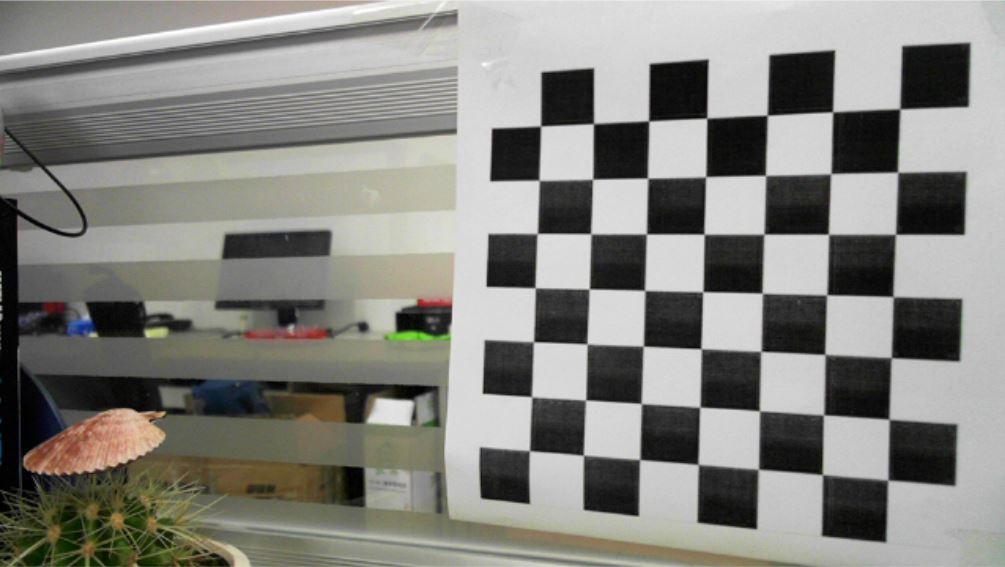
#> input picture img/calib/chessboard.JPG, 1005 x 567 px; its folder holds only this picture in this run
$ python calibration.py
#> lines starting #> are read from the running program, lines starting #| are printed output that depends on the picture; after the words box and inside, x2 and y2 are one past the last pixel; in counts of white or black regions, pixels touching at a corner belong together; long printed decimals are rounded
import numpy as np
import cv2 as cv
import glob

# images = cv.imdecode(np.fromfile("E:/PyCharm Community Edition 2020.1.1/IP/img/chessboard.jpg", dtype=np.uint8), -1)
# cv.imshow("building", original)
# cv.waitKey(0)


# 找棋盘格角点
# 阈值
criteria = (cv.TERM_CRITERIA_EPS + cv.TERM_CRITERIA_MAX_ITER, 30, 0.001)
# 棋盘格模板规格
w = 7
h = 7
# 世界坐标系中的棋盘格点,例如(0,0,0), (1,0,0), (2,0,0) ....,(8,5,0)，去掉Z坐标，记为二维矩阵
objp = np.zeros((w * h, 3), np.float32)
objp[:, :2] = np.mgrid[0:w, 0:h].T.reshape(-1, 2)
# 储存棋盘格角点的世界坐标和图像坐标对
objpoints = []  # 在世界坐标系中的三维点
imgpoints = []  # 在图像平面的二维点

images = glob.glob('E:/PyCharm Community Edition 2020.1.1/IP/img/calib/*.jpg')


def draw(image, corner, imgpts):
    corner = tuple(corner[0].ravel())
    image = cv.line(image, corner, tuple(imgpts[0].ravel()), (255, 0, 0), 5)
    image = cv.line(image, corner, tuple(imgpts[1].ravel()), (0, 255, 0), 5)
    image = cv.line(image, corner, tuple(imgpts[2].ravel()), (0, 0, 255), 5)
    return image


for fname in images:
    img = cv.imread(fname)
#> img is the input picture: shape (567, 1005, 3); mean B, G, R 127, 132.3, 132.9
    gray = cv.cvtColor(img, cv.COLOR_BGR2GRAY)
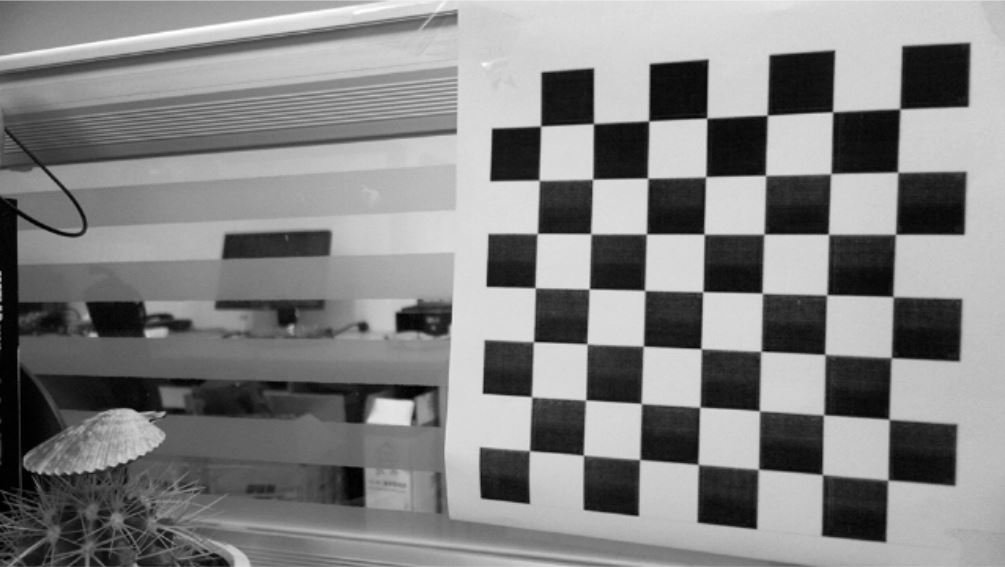
#> gray: shape (567, 1005); min 0, max 255, mean 131.9
    # 找到棋盘格角点
    ret, corners = cv.findChessboardCorners(gray, (w, h), None)
#> ret = True; corners = 49 rows, first 8: [899.5, 109], [897.5, 172.1], [895.6, 234.1], [892.9, 296.5], [891.6, 357.5], [888.9, 419.2], [888, 479.7], [832.4, 111.7]
    # 如果找到足够点对，将其存储起来
    if ret == True:
        cv.cornerSubPix(gray, corners, (11, 11), (-1, -1), criteria)
        objpoints.append(objp)
        imgpoints.append(corners)
        # 将角点在图像上显示
        cv.drawChessboardCorners(img, (w, h), corners, ret)
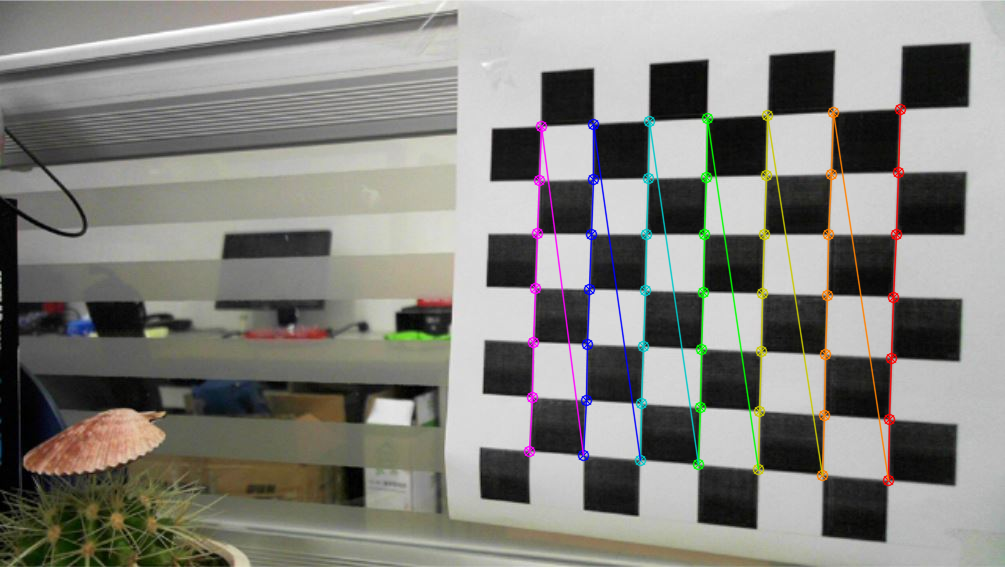
#> img: shape (567, 1005, 3); 3.07% of pixels changed, all inside (x1, y1, x2, y2) = (523, 103, 907, 487)
        cv.imshow('findCorners', img)
        cv.waitKey(0)
    cv.destroyAllWindows()

    # 标定
    ret, mtx, dist, rvecs, tvecs = cv.calibrateCamera(objpoints, imgpoints, gray.shape[::-1], None, None)
#> ret = 0.562; mtx = [[2897.1, 0, 578.8], [0, 1980, 173.4], [0, 0, 1]]; dist = [[2.25, -60.89, -0.072, -0.0342, 717.2]]; rvecs = ([0.621, 0.69, 1.47],); tvecs = ([3.52, -0.995, 32.15],)
    print("Camera Matrix : \n") # 内参矩阵
    print(mtx)
#| [[2.89707906e+03 0.00000000e+00 5.78790970e+02]
#|  [0.00000000e+00 1.98001880e+03 1.73409906e+02]
#|  [0.00000000e+00 0.00000000e+00 1.00000000e+00]]
    print("Distortion Parameters : \n")
    print(dist)
#| [[ 2.25228231e+00 -6.08911877e+01 -7.19880406e-02 -3.41577741e-02
#|    7.17168357e+02]]
    print("Rotation Vectors : \n")
    print(rvecs)
#| (array([[0.6209],
#|        [0.6899   ],
#|        [1.468]]),)
    print("Translate Vectors: \n")
    print(tvecs)
#| (array([[ 3.521],
#|        [-0.9948],
#|        [32.152]]),)

# # 去畸变
# img2 = cv.imread('calib/00169.png')
# h, w = img2.shape[:2]
# newcameramtx, roi = cv.getOptimalNewCameraMatrix(mtx, dist, (w, h), 0, (w, h))  # 自由比例参数
# dst = cv.undistort(img2, mtx, dist, None, newcameramtx)
# # 根据前面ROI区域裁剪图片
# # x,y,w,h = roi
# # dst = dst[y:y+h, x:x+w]
# # cv.imwrite('calibresult.png',dst)


# 反投影误差
    total_error = 0
    for i in range(len(objpoints)):
        imgpoints2, _ = cv.projectPoints(objpoints[i], rvecs[i], tvecs[i], mtx, dist)
        error = cv.norm(imgpoints[i], imgpoints2, cv.NORM_L2)
        total_error += error*error
#> this loop made 1 pass
#> (error, total_error) on pass 1: (3.93, 15.46)
#> after the loop, total_error = 15.46
    print( "rms error: {}".format(np.sqrt(total_error/(len(objpoints)*len(imgpoints2)))))
#| rms error: 0.5618
    # [7 lines of commented-out code are left out]
    exact_corners = cv.cornerSubPix(gray, corners, (11, 11), (-1, -1), criteria)
#> exact_corners = 49 rows, first 8: [899.9, 108.9], [897.6, 172.2], [895.5, 234.3], [893, 296.6], [891.3, 357.6], [889, 419.2], [887.9, 480.1], [832.6, 111.8]
    _, rvec, tvec, inliers = cv.solvePnPRansac(objp, exact_corners, mtx, dist)
#> rvec = [0.619, 0.688, 1.47]; tvec = [3.53, -0.986, 32.22]; inliers = 27 values from 4 to 46
    print("Axis in the 2D: ", imgpoints2)
#> (printed output is left out)
